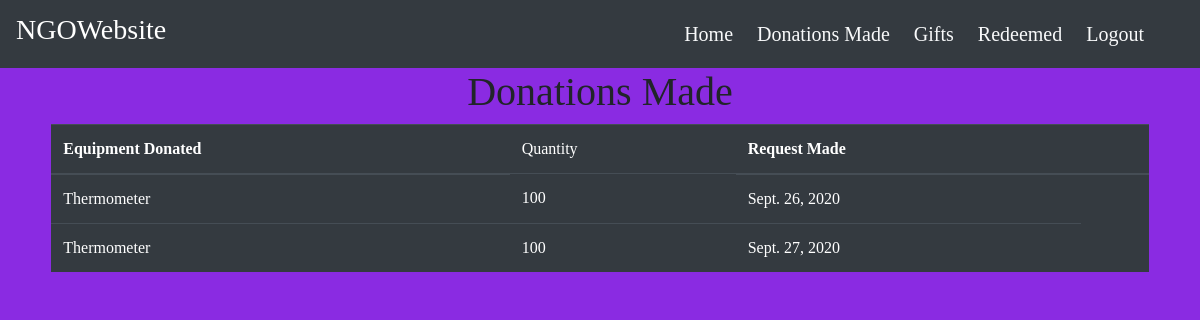
Before: /donations_made/ (signed in) with the older database file.
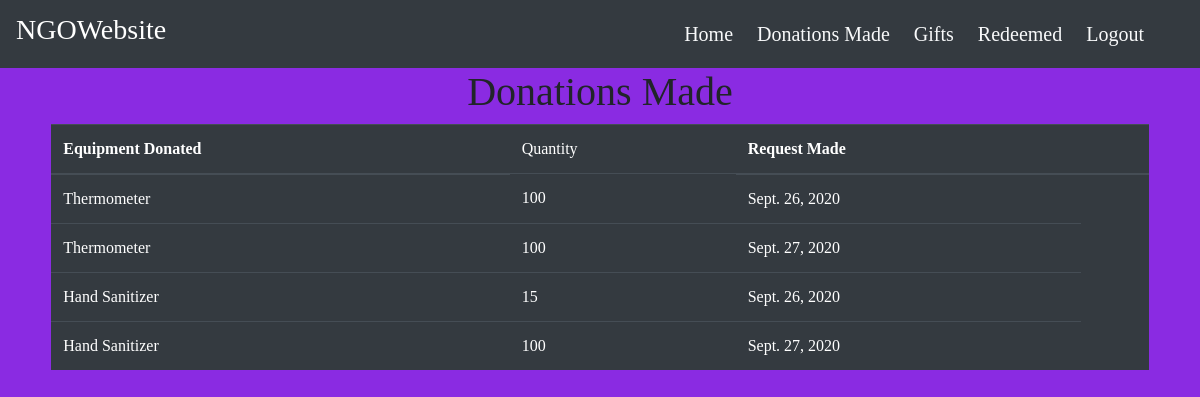
After: the same page with the newer database file.
### main/models.py (models this page shows, shortened)
class Donations(models.Model):
    donated_by = models.ForeignKey(User, on_delete=models.CASCADE)
    equipment_donated = models.ForeignKey(Requirements, on_delete=models.CASCADE)
    quantity_donated = models.IntegerField(default=1)
    request_made = models.DateField(default=timezone.now)
    donated_on = models.DateField(default=timezone.now)
    validated = models.BooleanField(default=False)

class Requirements(models.Model):
    EQUIPMENTS = (
        ('Thermometer', 'Thermometer'),
        ('Oximeter', 'Oximeter'),
        ('KN95 Mask', 'KN95 Mask'),
        ('PPE Kit', 'PPE Kit'),
        ('3M Mask', '3M Mask'),
        ('Protective Goggles', 'Protective Goggles'),
        ('Hand Sanitizer', 'Hand Sanitizer'),
        ('Gloves', 'Gloves'),
        ('Face Shield', 'Face Shield'),
        ('Test Kit', 'Test Kit'),
        ('Ventilators', 'Ventilators'),
        ('Beds', 'Beds'),
        ('Medicines', 'Medicines'),
        ('Others', 'Others'),
    )
    created_by = models.ForeignKey(User, on_delete=models.CASCADE)
    equipments = models.CharField(max_length=32,choices=EQUIPMENTS, blank=False)
    quantity = models.IntegerField(default=1, blank=False)
    description = models.TextField(blank=True)
    reason = models.CharField(max_length=255,blank=False)
    required_by = models.DateTimeField(default=timezone.now)
    additional = models.CharField(max_length=255,blank=True)
    def __str__(self):
        return self.equipments

### main/views.py (the view)
# urls.py: path('donations_made/',views.donations_made,name='donations_made'),
@login_required
def donations_made(request):
    donations = Donations.objects.filter(donated_by=request.user)
    context = {
        'donations' : donations
    }
    return render(request, 'main/donations_made.html', context)

### main/templates/main/donations_made.html
{% extends "main/layout.html" %}
{% block content %}
<div class="list">
    {% if donations %}
    <h1 class="text-center">Donations Made</h1>
    <div class="row">
        <div class="col-sm-11 m-auto">
            <div class="table-responsive">
                <table class="table table-dark">
                    <thead>
                    <tr>
                        <th scope="col">Equipment Donated</th>
                        <td scope="col">Quantity</td>
                        <th scope="col">Request Made</th>
                        <th scope="col"></th>
                    </tr>
                    </thead>
                    <tbody>
                        {% for donation in donations %}
                    <tr>
                        <td>{{ donation.equipment_donated }}</td>
                        <td>{{ donation.quantity_donated }}</td>
                        <td>{{ donation.request_made }}</td>
                    </tr>
                        {% endfor %}
                    </tbody>
                </table>
            </div>
        </div>
    </div>
    {% else %}
    <h3 class="text-light text-center">No donations made yet!!</h3>
    {% endif %}
</div>
{% endblock content %}

Changed rows visible on the page:
added Donations: equipment_donated "Hand Sanitizer", quantity_donated "15", request_made "Sept. 26, 2020"
added Donations: equipment_donated "Hand Sanitizer", quantity_donated "100", request_made "Sept. 27, 2020"
